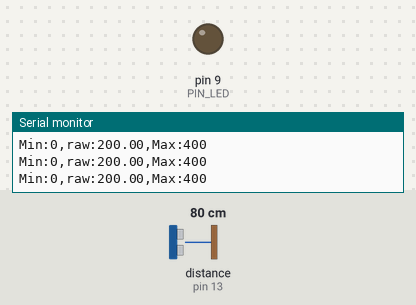
This sketch was run on a simulated Arduino Uno, built with avr-gcc and run on an emulated ATmega328P. On the bench: output pins drawn as LEDs (lit = HIGH), the last lines printed to the serial monitor. Wiring (inferred from the names in the program): ultrasonic range finder: trigger pin 12; echo pin 13. The test bench sets the inputs (shaded band); at power-on: distance to the obstacle (sensor on pin 13) 80 cm. The echo pulse lasts 58.3 µs per cm; pins used as bus, display or sensor lines are not drawn.

Above: at 1.2 s.
1.3 s: distance to the obstacle (sensor on pin 13) set to 34 cm
2.8 s: distance to the obstacle (sensor on pin 13) set to 28 cm
At 3.8 s:
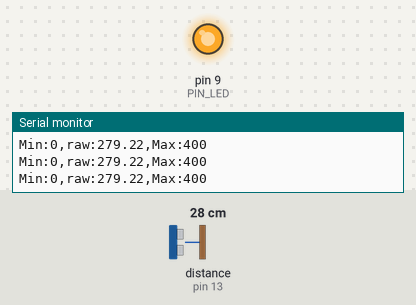
4.3 s: distance to the obstacle (sensor on pin 13) set to 23 cm
At 4.9 s:
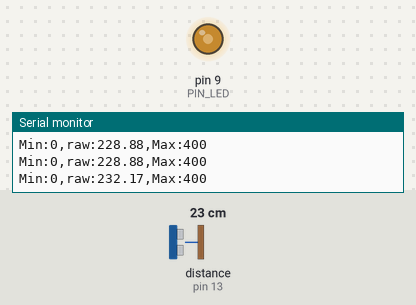
Timing chart, 0 to 7.3 s (numbered marks = the images above; inputs shaded):
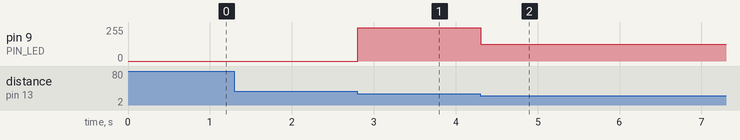

The sketch:

08_example_2.ino
```cpp
// Arduino pin assignment
#define PIN_LED 9
#define PIN_TRIG 12
#define PIN_ECHO 13

// configurable parameters
#define SND_VEL 346.0 // sound velocity at 24 celsius degree (unit: m/s)
#define INTERVAL 25 // sampling interval (unit: ms)
#define _DIST_MIN 100 // minimum distance to be measured (unit: mm)
#define _DIST_MAX 300 // maximum distance to be measured (unit: mm)

// global variables
float timeout; // unit: us
float dist_min, dist_max, dist_raw; // unit: mm
unsigned long last_sampling_time; // unit: ms
float scale; // used for pulse duration to distance conversion

void setup() {
// initialize GPIO pins
  pinMode(PIN_LED,OUTPUT);
  pinMode(PIN_TRIG,OUTPUT);
  digitalWrite(PIN_TRIG, LOW);
  pinMode(PIN_ECHO,INPUT);

// initialize USS related variables
  dist_min = _DIST_MIN;
  dist_max = _DIST_MAX;
  timeout = (INTERVAL / 2) * 1000.0; // precalculate pulseIn() timeout value. (unit: us)
  dist_raw = 0.0; // raw distance output from USS (unit: mm)
  scale = 0.001 * 0.5 * SND_VEL;

// initialize serial port
  Serial.begin(57600);

// initialize last sampling time
  last_sampling_time = 0;
}

void loop() {
// wait until next sampling time.
// millis() returns the number of milliseconds since the program started. Will overflow after 50 days.
  if(millis() < last_sampling_time + INTERVAL) return;

// get a distance reading from the USS
  dist_raw = USS_measure(PIN_TRIG,PIN_ECHO);

// output the read value to the serial port
  Serial.print("Min:0,");
  Serial.print("raw:");
  Serial.print(dist_raw);
  Serial.print(",");
  Serial.println("Max:400");

// turn on the LED if the distance is between dist_min and dist_max
  if(int(dist_raw) == 200) {
    analogWrite(PIN_LED, 0);
  }
  else if (150 < int(dist_raw) && int(dist_raw) < 250) {
    analogWrite(PIN_LED, 127);
  }
  else {
    analogWrite(PIN_LED, 250);
  }

// update last sampling time
  last_sampling_time += INTERVAL;
}

// get a distance reading from USS. return value is in millimeter.
float USS_measure(int TRIG, int ECHO)
{
  float reading;
  static float reading_save = 200;  //함수에서도 값이 유지되는 정적변수 사용
  digitalWrite(TRIG, HIGH);
  delayMicroseconds(10);
  digitalWrite(TRIG, LOW);
  reading = pulseIn(ECHO, HIGH, timeout) * scale; // unit: mm
  if (reading < dist_min || reading > dist_max) {
    reading = 0.0; // return 0 when out of range.
    return reading_save;
  }
  else; {
    reading_save = reading;
    return reading;
  }
  // Pulse duration to distance conversion example (target distance = 17.3m)
  // - round trip distance: 34.6m
  // - expected pulse duration: 0.1 sec, or 100,000us
  // - pulseIn(ECHO, HIGH, timeout) * 0.001 * 0.5 * SND_VEL
  //           = 100,000 micro*sec * 0.001 milli/micro * 0.5 * 346 meter/sec
  //           = 100,000 * 0.001 * 0.5 * 346 * micro * sec * milli * meter
  //                                           ----------------------------
  //                                           micro * sec
  //           = 100 * 173 milli*meter = 17,300 mm = 17.3m
  // pulseIn() returns microseconds.
}
```

Measured:
- the behaviour switches between 31 and 30 cm on distance to the obstacle (sensor on pin 13) (found by bisection; images 0 and 1)
- the behaviour switches between 26 and 25 cm on distance to the obstacle (sensor on pin 13) (found by bisection; images 1 and 2)
- after the input at 2.8 s, pin 9 (PIN_LED): 0/255 → 250/255 at once
- after the input at 4.3 s, pin 9 (PIN_LED): 250/255 → 127/255 at once
